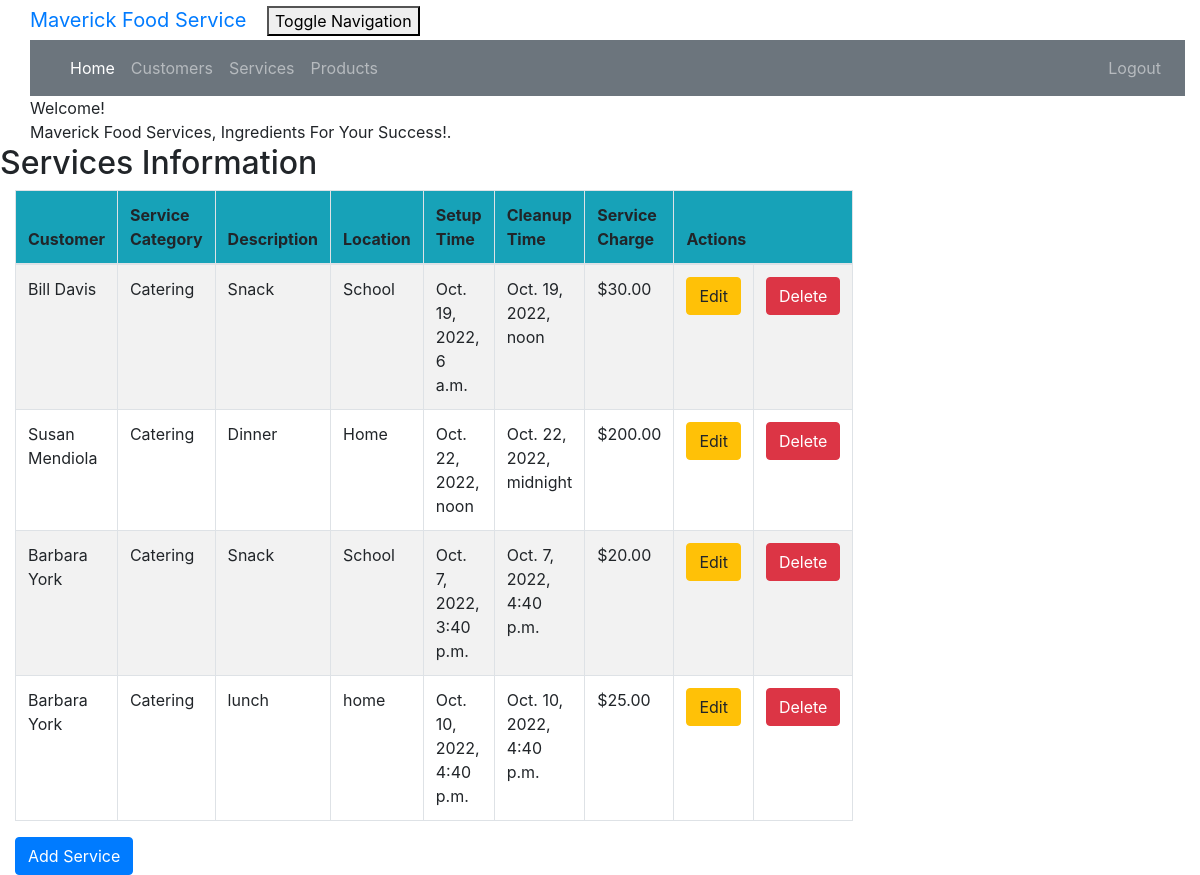
Screenshot of /service_list (signed in) with the database file from the repository.
### crm/models.py (models this page shows, shortened)
class Service(models.Model):
    cust_name = models.ForeignKey(Customer, on_delete=models.CASCADE, related_name='services')
    service_category = models.CharField(max_length=100)
    description = models.TextField()
    location = models.CharField(max_length=200)
    setup_time = models.DateTimeField(
        default=timezone.now)
    cleanup_time = models.DateTimeField(
        default=timezone.now)
    service_charge = models.DecimalField(max_digits=10, decimal_places=2)
    created_date = models.DateTimeField(
        default=timezone.now)
    updated_date = models.DateTimeField(auto_now_add=True)

class Customer(models.Model):
    cust_name = models.CharField(max_length=50)
    email = models.EmailField(max_length=100)
    phone = models.CharField(max_length=20)
    bldgroom = models.CharField(max_length=100)
    address = models.CharField(max_length=200)
    city = models.CharField(max_length=50)
    state = models.CharField(max_length=50)
    zipcode = models.CharField(max_length=10)
    organization = models.CharField(max_length=100)
    role = models.CharField(max_length=100)
    def __str__ (self):
        return self.cust_name

### crm/views.py (the view)
# urls.py: path('service_list', views.service_list, name='service_list'),
@login_required
def service_list(request):
    services = Service.objects.filter(created_date__lte=timezone.now())
    return render(request, 'crm/service_list.html', {'services': services})

### crm/templates/crm/service_list.html (shortened to what this page needs)
<!DOCTYPE html>
{% extends 'crm/base.html' %}
{% block content %}
    {% load humanize %}
    <head>
    </head>
    <body class="bodylist">
    <div class="container">
        <div class="panel panel-primary">
            <div class="panel-heading">Welcome!</div>
            <div class="panel-body">
                Maverick Food Services, Ingredients For Your Success!.
            </div>
        </div>
    </div>
    <div class="row">
        <h2>Services Information</h2>
    </div>
    <div>
        <table class="table table-striped table-bordered table-hover w-auto">
            <thead>
            <tr class="bg-info">
                <th>Customer</th>
                <th>Service Category</th>
                <th>Description</th>
                <th>Location</th>
                <th>Setup Time</th>
                <th>Cleanup Time</th>
                <th>Service Charge</th>
                <th colspan="3">Actions</th>
            </tr>
            </thead>
            <tbody>
            {% for service in services %}
                <tr>
                    <td>{{ service.cust_name }}</td>
                    <td>{{ service.service_category }}</td>
                    <td>{{ service.description }}</td>
                    <td>{{ service.location }}</td>
                    <td>{{ service.setup_time }}</td>
                    <td>{{ service.cleanup_time }}</td>
                    <td>${{ service.service_charge|floatformat:2|intcomma }}</td>
                    <td><a href="{% url 'crm:service_edit' pk=service.pk %}"
                           class="btn btn-warning">Edit</a>
                    </td>
                    <td><a href="{% url 'crm:service_delete' pk=service.pk %}"
                           onclick="return confirm('Are you sure you want to delete?')"
                           class="btn btn-danger">Delete</a>
                    </td>
                </tr>
            {% endfor %}
            </tbody>
        </table>
    </div>
    <div>
        <a href="{% url 'crm:service_new' %}"><span
                class="btn btn-primary">Add Service</span></a>
    </div>
    </body>
{% endblock %}

### crm/templates/crm/base.html (shortened to what this page needs)
<!DOCTYPE html>
{% load static %}
<html lang="en">
<link rel="stylesheet" href="https://cdn.jsdelivr.net/npm/bootstrap@4.6.1/dist/css/bootstrap.min.css">
<link rel="stylesheet" href="{% static "css/portfolio.css" %}">
<div class="container-fluid">
    <div class="navbar-header">
        <a class="navbar-brand" href="">
            Maverick Food Service
        </a>
        <button type="button" class="navbar-toggle" data-toggle="collapse"
                data-target="#myNavbar" aria-controls="myNavbar">
            Toggle Navigation
        </button>
    </div>
    <nav class="navbar navbar-expand-md bg-secondary navbar-dark" id="myNavbar">
        <ul class="navbar-nav mr-auto">
            <li class="nav-item active">
                <a class="nav-link" href="{% url 'crm:home' %}">Home</a>
            </li>
            <li class="nav-item">
                <a class="nav-link" href="{% url 'crm:customer_list' %}">Customers</a>
            </li>
            <li class="nav-item">
                <a class="nav-link" href="{% url 'crm:service_list' %}">Services</a>
            </li>
            <li class="nav-item">
                <a class="nav-link" href="{% url 'crm:product_list' %}">Products</a>
            </li>
        </ul>
        <ul class="nav navbar-nav ml-auto">
            {% if user.is_authenticated %}
                <li><a class="nav-link" href="{% url 'logout' %}">Logout</a>
                </li>
            {% else %}
                <li><a class="nav-link" href="{% url 'login' %}"><span class="glyphicon glyphicon-log-in"></span>Login</a>
                </li>
            {% endif %}
        </ul>
    </nav>
</div>
<body id="app-layout">
<div class="row">
    <div class="col-md-8">
        {% block content %}
        {% endblock %}
    </div>
</div>
</body>
</html>

### crm/static/css/portfolio.css (style rules this page uses)
body { padding-left: 15px; }

### rows the page displays
Service: cust_name "Bill Davis", service_category "Catering", description "Snack", location "School", setup_time "Oct. 19, 2022, 6 a.m.", cleanup_time "Oct. 19, 2022, noon", service_charge "30.00"
Service: cust_name "Susan Mendiola", service_category "Catering", description "Dinner", location "Home", setup_time "Oct. 22, 2022, noon", cleanup_time "Oct. 22, 2022, midnight", service_charge "200.00"
Service: cust_name "Barbara York", service_category "Catering", description "Snack", location "School", setup_time "Oct. 7, 2022, 3:40 p.m.", cleanup_time "Oct. 7, 2022, 4:40 p.m.", service_charge "20.00"
Service: cust_name "Barbara York", service_category "Catering", description "lunch", location "home", setup_time "Oct. 10, 2022, 4:40 p.m.", cleanup_time "Oct. 10, 2022, 4:40 p.m.", service_charge "25.00"
